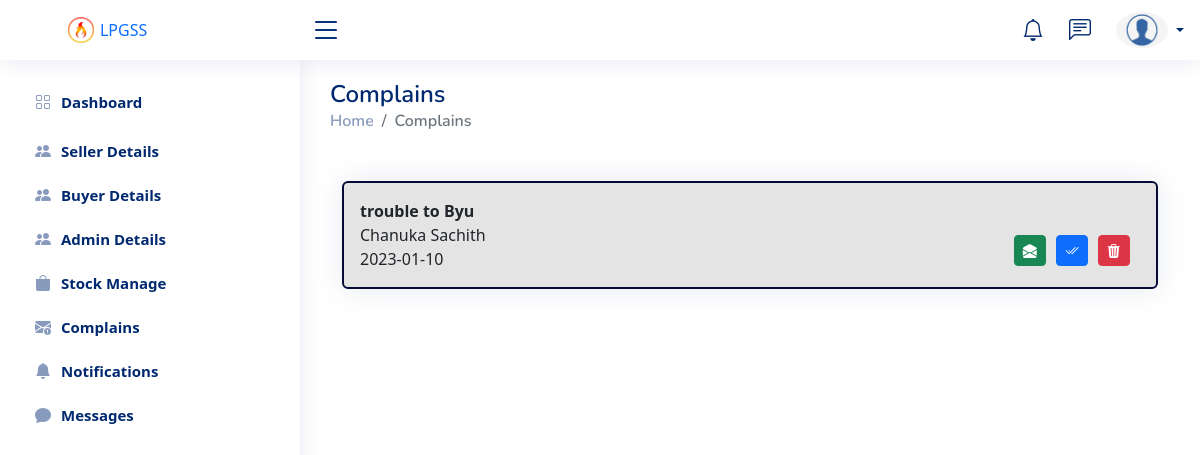
Screenshot of /pannels/admin/complains.php (signed in) with the database file from the repository.
### tables this page shows
CREATE TABLE `complains` (
  `id` int NOT NULL,
  `comid` varchar(12) NOT NULL,
  `subject` varchar(255) NOT NULL,
  `reason` varchar(255) NOT NULL,
  `message` varchar(255) NOT NULL,
  `date` date NOT NULL,
  `readflag` int NOT NULL DEFAULT '0'
);

CREATE TABLE `user_details` (
  `nic` varchar(12) NOT NULL,
  `firstName` varchar(50) NOT NULL,
  `lastName` varchar(50) NOT NULL,
  `gmail` varchar(100) NOT NULL,
  `address` varchar(100) NOT NULL,
  `password` varchar(100) NOT NULL,
  `status` int NOT NULL DEFAULT '0',
  `registerd` timestamp NOT NULL DEFAULT CURRENT_TIMESTAMP,
  `roleId` int NOT NULL
);

### pannels/admin/complains.php (the view, shortened to what this page needs)
<?php
    include_once "database/connection.php";
?>
<!DOCTYPE html>
<html lang="en">
<head>
    <link rel="stylesheet" href="styles/style.css">
    <link rel="stylesheet" href="vendor/bootstrap/css/bootstrap.min.css">
    <link rel="stylesheet" href="vendor/bootstrap-icons/bootstrap-icons.css">
    <link rel="stylesheet" href="vendor/boxicons/css/boxicons.min.css">
    <link rel="stylesheet" href="vendor/quill/quill.snow.css">
    <link rel="stylesheet" href="vendor/quill/quill.bubble.css">
    <link rel="stylesheet" href="vendor/remixicon/remixicon.css">
    <link rel="stylesheet" href="vendor/simple-datatables/style.css">
</head>
<body>
        <?php
            include_once "layouts/topnav.php";
            include_once "layouts/sidenavbar.php";
        ?>
   <main id="main" class="main all-data">
        <div class="pagetitle">
            <h1>Complains</h1>
            <nav>
                <ol class="breadcrumb">
                    <li class="breadcrumb-item"><a href="dashboard.php">Home</a></li>
                    <li class="breadcrumb-item active">Complains</li>
                </ol>
            </nav>
        </div>
        <div class="dcomplains mt-5 container">
            <?php
                $query = mysqli_query($con, "SELECT * FROM complains,user_details WHERE user_details.nic = complains.comid ORDER BY complains.readflag ASC, complains.date DESC");
                if(mysqli_num_rows($query) > 0){
                    while($row = mysqli_fetch_assoc($query)){
                        if($row['readflag'] == 1){
                            echo '
                                <div class="card notific" style="position: relative;">
                                    <div class="card-body">
                                        <span class="d-block" style="font-weight: bold;">'.$row['subject'].'</span>
                                        <span class="d-block">'.$row['firstName'].'  '.$row['lastName'].'</span>
                                        <span class="d-block">'.$row['date'].'</span>
                                    </div>
                                    <div class="btns">
                                        <button class="btn btn-sm btn-success" id="sComOpen" value="'.$row['id'].'" onClick="viewCom(this.value)" title="view"><i class="bi bi-envelope-open-fill"></i></button><button class="btn btn-sm btn-secondary disabled ml-3" id="sComMark" value="'.$row['id'].'" ><i class="bi bi-check2-all"></i></button><button class="btn btn-sm btn-danger ml-3" id="sComDel" value="'.$row['id'].'" onClick="deleteDComplain(this.value)" title="Delete"><i class="bi bi-trash3-fill"></i></button>
                                    </div>
                                </div>';
                        }
                        else{
                            echo '
                                <div class="card notific" style="position: relative; border: 2px solid rgb(5, 10, 54); background: rgba(217, 217, 219,0.7);">
                                    <div class="card-body">
                                        <span class="d-block" style="font-weight: bold;">'.$row['subject'].'</span>
                                        <span class="d-block">'.$row['firstName'].'  '.$row['lastName'].'</span>
                                        <span class="d-block">'.$row['date'].'</span>
                                    </div>
                                    <div class="btns">
                                        <button class="btn btn-sm btn-success" id="sComOpen" value="'.$row['id'].'" onClick="viewCom(this.value)" title="view"><i class="bi bi-envelope-open-fill"></i></button><button class="btn btn-sm btn-primary ml-3" id="sComMark" value="'.$row['id'].'" onClick="comMark(this.value)" title="Mark as Read"><i class="bi bi-check2-all"></i></button><button class="btn btn-sm btn-danger ml-3" id="sComDel" value="'.$row['id'].'" onClick="deleteDComplain(this.value)" title="Delete"><i class="bi bi-trash3-fill"></i></button>
                                    </div>
                                </div>';
                        }
                    }
                }
            ?>
        </div>
   </main>
   <main id="main" class="main clicked-data">
   </main>
</body>
</html>

### pannels/admin/styles/style.css (style rules this page uses)
:root { scroll-behavior: smooth; }
body { font-family: "Open Sans", sans-serif; background: #f6f9ff; color: #444444; }
a { color: #4154f1; text-decoration: none; }
h1, h2, h3, h4, h5, h6 { font-family: "Nunito", sans-serif; }
#main { margin-top: 60px; padding: 20px 30px; transition: all 0.3s; }
.pagetitle { margin-bottom: 10px; }
.pagetitle h1 { font-size: 24px; margin-bottom: 0; font-weight: 600; color: #012970; }
.card { margin-bottom: 30px; border: none; border-radius: 5px; box-shadow: 0px 0 30px rgba(1, 41, 112, 0.1); }
.card-body { padding: 0 20px 20px 20px; }
.breadcrumb { font-size: 14px; font-family: "Nunito", sans-serif; color: #899bbd; font-weight: 600; }
.breadcrumb a { color: #899bbd; transition: 0.3s; }
.breadcrumb .breadcrumb-item::before { color: #899bbd; }
.breadcrumb .active { color: #51678f; font-weight: 600; }
@media (min-width: 1200px) { #main, #footer { margin-left: 300px; } }

### pannels/admin/complains.php (style rules this page uses)
a { text-decoration: none; }
.notific { cursor: pointer; }
.btns { position: absolute; right: 2%; top: 50%; }
.btns button { margin-right: 10px; }

### rows the page displays
complains: subject "trouble to Byu", comid.firstName "Chanuka", comid.lastName "Sachith", date "2023-01-10", $row['id'] 18 (drawn)
